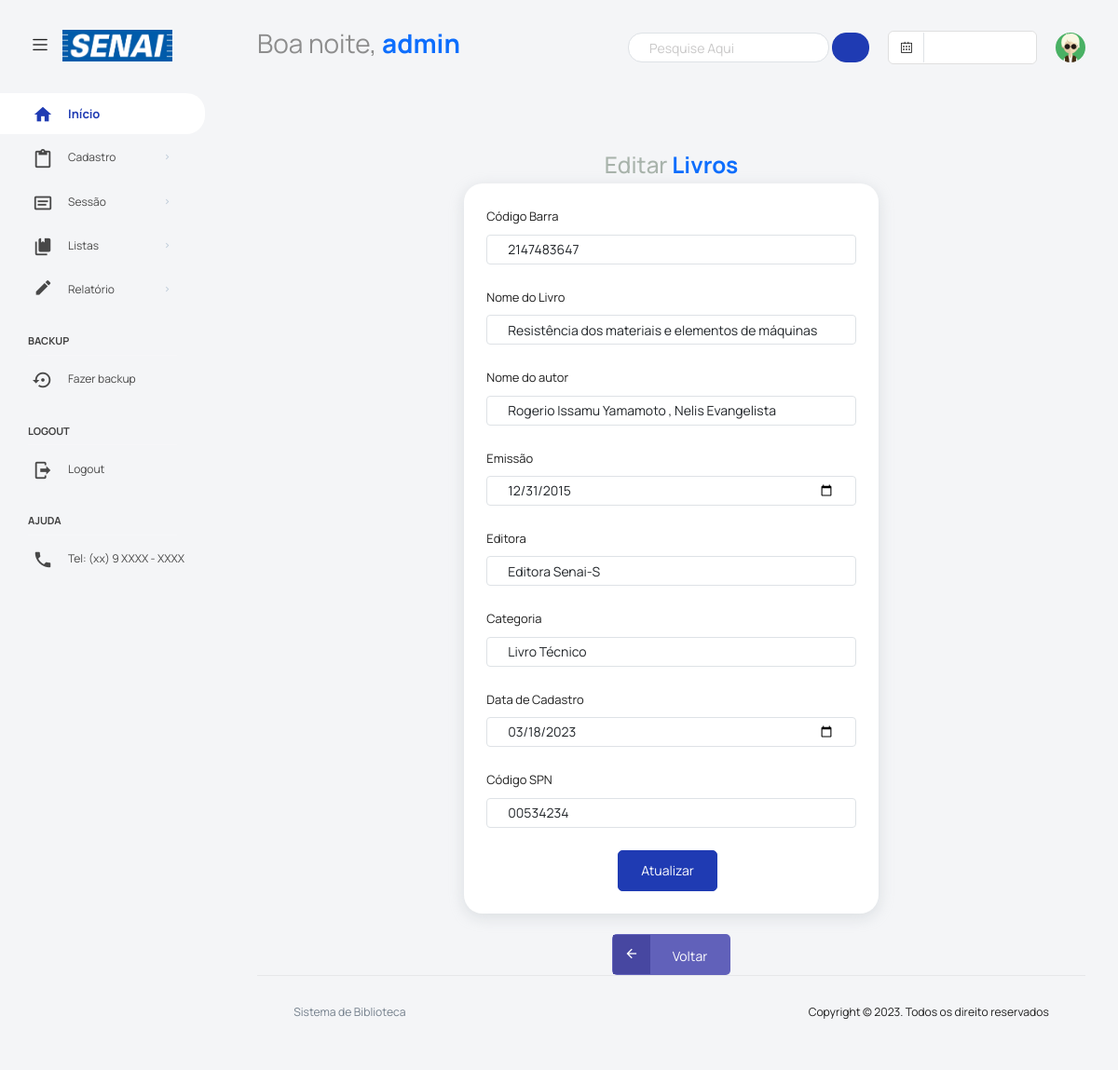
The app's page /editar_livro.php?id_livro=38 (signed in) with its own data.
### tables this page shows
CREATE TABLE `cad_login` (
  `id_num` int(15) NOT NULL,
  `nome` varchar(70) NOT NULL,
  `email` varchar(70) NOT NULL,
  `senha` varchar(32) NOT NULL
);

CREATE TABLE `cad_livro` (
  `id_livro` int(15) NOT NULL,
  `cod_spn` varchar(50) NOT NULL,
  `cod_barra` int(30) NOT NULL,
  `nome_livro` varchar(60) NOT NULL,
  `nome_autor` varchar(50) NOT NULL,
  `emissao` date NOT NULL,
  `editora` varchar(15) NOT NULL,
  `categoria` varchar(50) NOT NULL,
  `status` int(11) NOT NULL DEFAULT 1,
  `data_cad` date NOT NULL,
  `cad_livro` varchar(50) NOT NULL
);

### editar_livro.php (the view, shortened to what this page needs)
<?php
include_once('include/header.php');
if(isset($_GET['id_livro'])){
	$id_livro = $_GET['id_livro'];
	$sql = "SELECT * FROM cad_livro WHERE id_livro = ".$id_livro;
	$rodar_sql = mysqli_query($_SESSION['conexao'], $sql);
	$resp_sql = mysqli_fetch_array($rodar_sql, MYSQLI_ASSOC);
}
?>
<head>
  <link rel="stylesheet" href="vendors/feather/feather.css">
  <link rel="stylesheet" href="vendors/mdi/css/materialdesignicons.min.css">
  <link rel="stylesheet" href="vendors/ti-icons/css/themify-icons.css">
  <link rel="stylesheet" href="vendors/typicons/typicons.css">
  <link rel="stylesheet" href="vendors/simple-line-icons/css/simple-line-icons.css">
  <link rel="stylesheet" href="vendors/css/vendor.bundle.base.css">
  <link rel="stylesheet" href="vendors/datatables.net-bs4/dataTables.bootstrap4.css">
  <link rel="stylesheet" href="js/select.dataTables.min.css">
  <link rel="stylesheet" href="css/vertical-layout-light/style.css">
</head>
<br><br>
<center><h3 class="welcome-text" style="color: #a8b3ab;">Editar <span class="text-primary fw-bold">Livros</span></h3></center>
<div class="col-md-6 grid-margin stretch-card" style="margin: 0 auto;">
              <div class="card">
                <div class="card-body">
                  <form class="forms-sample" action="editar_livro.php" method="post">
                    <div class="form-group">
                      <label >Código Barra</label>
                      <input type="text" class="form-control"  name="cod_barra" value="<?php echo $resp_sql['cod_barra']; ?>">
                    </div>
                    <div class="form-group">
                      <label >Nome do Livro</label>
                      <input type="text" class="form-control"  name="nome_livro" value="<?php echo $resp_sql['nome_livro']; ?>">
                    </div>
                    <div class="form-group">
                      <label >Nome do autor</label>
                      <input type="text" class="form-control"  name="nome_autor" value="<?php echo $resp_sql['nome_autor']; ?>">
                    </div>
                    <div class="form-group">
                      <label >Emissão</label>
                      <input type="date" class="form-control"  name="emissao" value="<?php echo $resp_sql['emissao']; ?>">
                    </div>
                    <div class="form-group">
                      <label >Editora</label>
                      <input type="text" class="form-control"  name="editora" value="<?php echo $resp_sql['editora']; ?>">
                    </div>
                    <div class="form-group">
                      <label >Categoria</label>
                      <input type="text" class="form-control"  name="categoria" value="<?php echo $resp_sql['categoria']; ?>">
                    </div>
                    <div class="form-group">
                      <label >Data de Cadastro</label>
                      <input type="date" class="form-control"  name="data_cad" value="<?php echo $resp_sql['data_cad']; ?>">
                    </div>
                    <div class="form-group">
                      <label >Código SPN</label>
                      <input type="text" class="form-control"  name="cod_spn" value="<?php echo $resp_sql['cod_spn']; ?>">
                    </div>
                    <center> <button type="submit" name="Salvar" class="btn btn-primary me-2">Atualizar</button></center>
                </form>
              </div>
            </div>
          </div>
        <br><center><button type="button" class="btn btn-social-icon-text btn-twitter"><i class="mdi mdi-arrow-left"></i><a href="home.php">Voltar</a></button></center>
<?php
include_once 'include/footer.php';
?>

### include/header.php (shortened to what this page needs)
<?php
$emaill = $_SESSION['email'];
$sql = "SELECT * FROM cad_login WHERE email = '$emaill'";
$resp = mysqli_query($_SESSION['conexao'], $sql);
while ($linha = mysqli_fetch_array($resp)) {
  $nome = $linha['nome'];
}
$hora = date('H');
if ($hora > 6 and $hora <= 12) {
  $var = 'Bom dia, ';
} elseif ($hora > 12 and $hora < 18) {
  $var = 'Boa tarde, ';
} else {
  $var = 'Boa noite, ';
}
?>
<!DOCTYPE html>
<html lang="pt-br">
<head>
  <link rel="stylesheet" href="vendors/feather/feather.css">
  <link rel="stylesheet" href="vendors/mdi/css/materialdesignicons.min.css">
  <link rel="stylesheet" href="vendors/ti-icons/css/themify-icons.css">
  <link rel="stylesheet" href="vendors/typicons/typicons.css">
  <link rel="stylesheet" href="vendors/simple-line-icons/css/simple-line-icons.css">
  <link rel="stylesheet" href="vendors/css/vendor.bundle.base.css">
  <link rel="stylesheet" href="vendors/datatables.net-bs4/dataTables.bootstrap4.css">
  <link rel="stylesheet" href="js/select.dataTables.min.css">
  <link rel="stylesheet" href="css/vertical-layout-light/style.css">
</head>
<body>
  <nav class="navbar default-layout col-lg-12 col-12 p-0 fixed-top d-flex align-items-top flex-row">
    <div class="text-center navbar-brand-wrapper d-flex align-items-center justify-content-start">
      <div class="me-3">
        <button class="navbar-toggler navbar-toggler align-self-center" type="button" data-bs-toggle="minimize">
          <span class="icon-menu"></span>
        </button>
      </div>
      <div>
        <a class="navbar-brand brand-logo" href="home.php">
          <img src="logo_senai.png" alt="logo" />
        </a>
      </div>
    </div>
    <div class="navbar-menu-wrapper d-flex align-items-top">
      <ul class="navbar-nav">
        <li class="nav-item font-weight-semibold d-none d-lg-block ms-0">
          <h1 class="welcome-text"><?php echo $var; ?><span class="text-primary fw-bold"><?php echo $nome; ?></span></h1>
        </li>
      </ul>
      <ul class="navbar-nav ms-auto">
      <ul class="navbar-nav ms-auto">
        <form class="search-form" action="buscar.php" id="the-basics">
          <span class="twitter-typeahead" style="position: relative; display: inline-block;top:1.5px;">
            <input type="search" class="form-control" placeholder="Pesquise Aqui" title="Pesquise Aqui" name="pesquisar" value="<?php if (isset($_GET['pesquisar'])) echo $_GET['pesquisar']; ?>" style="border-radius:15px;">
          </span>
          <button type="submit" style="margin-bottom: 2px;" class="btn btn-primary btn-sm"><i class="icon-search" style="margin-top: -2px;"></i></button>
        </form>
        <li class="nav-item d-none d-lg-block">
          <div id="datepicker-popup" class="input-group date datepicker navbar-date-picker">
            <span class="input-group-addon input-group-prepend border-right">
              <span class="icon-calendar input-group-text calendar-icon"></span>
            </span>
            <input type="text" class="form-control">
          </div>
        </li>
          <li class="nav-item dropdown d-none d-lg-block user-dropdown">
              <a class="nav-link" id="UserDropdown" href="#" data-bs-toggle="dropdown" aria-expanded="false">
                <img class="img-xs rounded-circle" src="images/perfil/d3.png" alt="Imagem de perfil"></a>
            </li>
      </ul>
    </div>
  </nav>
  <div class="container-fluid page-body-wrapper ">
    <nav class="sidebar sidebar-offcanvas" id="sidebar">
      <ul class="nav">
        <li class="nav-item active">
          <a class="nav-link" href="home.php">
            <i class="mdi mdi-grid-large menu-icon mdi mdi-home"></i>
            <span class="menu-title">Início</span>
          </a>
        </li>
        <li class="nav-item">
          <a class="nav-link" data-bs-toggle="collapse" href="#form-elements" aria-expanded="false">
            <i class="menu-icon mdi mdi-content-paste"></i>
            <span class="menu-title">Cadastro</span>
            <i class="menu-arrow"></i>
          </a>
        </li>
        <li class="nav-item">
          <a class="nav-link" data-bs-toggle="collapse" href="#tables" aria-expanded="false">
            <i class="menu-icon mdi mdi-card-text-outline"></i>
            <span class="menu-title">Sessão</span>
            <i class="menu-arrow"></i>
          </a>
        </li>
        <li class="nav-item">
          <a class="nav-link" data-bs-toggle="collapse" href="#table" aria-expanded="false" aria-controls="icons">
            <i class="menu-icon mdi mdi mdi-book-multiple"></i>
            <span class="menu-title">Listas</span>
            <i class="menu-arrow"></i>
          </a>
        </li>
        <li class="nav-item">
          <a class="nav-link" data-bs-toggle="collapse" href="#tabless" aria-expanded="false">
            <i class="menu-icon mdi mdi-border-color"></i>
            <span class="menu-title">Relatório</span>
            <i class="menu-arrow"></i>
          </a>
        </li>
        <li class="nav-item nav-category">Backup</li>
        <li class="nav-item">
          <a class="nav-link" href="backup.php">
            <i class="menu-icon mdi mdi-backup-restore"></i>
            <span class="menu-title">Fazer backup</span>
          </a>
        </li>
        <li class="nav-item nav-category">Logout</li>
        <li class="nav-item">
          <a class="nav-link" href="logout.php?logout='sair'">
            <i class="menu-icon mdi mdi-logout"></i>
            <span class="menu-title">Logout</span>
          </a>
        </li>
        <li class="nav-item nav-category">Ajuda</li>
        <li class="nav-item">
          <a class="nav-link" href="#">
            <i class="menu-icon mdi mdi-phone"></i>
            <span class="menu-title">Tel: (xx) 9 XXXX - XXXX</span>
          </a>
        </li>
      </ul>
    </nav>
    <div class="main-panel">
      <div class="content-wrapper">
        <div class="row">
          <div class="col-sm-12">

### editar_livro.php (style rules this page uses)
a { text-decoration: none; color: white; }

### records on screen
cad_login: nome "admin"
cad_livro: cod_barra "2147483647", nome_livro "Resistência dos materiais e elementos de máquinas", nome_autor "Rogerio Issamu Yamamoto , Nelis Evangelista", emissao "12/31/2015", editora "Editora Senai-S", categoria "Livro Técnico", data_cad "03/18/2023", cod_spn "00534234"

### other values on screen
$var "Boa noite,"
